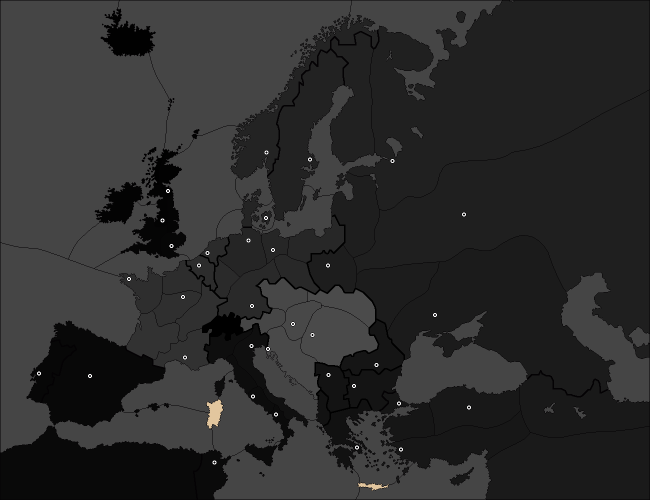
#> input picture map.png, 1300 x 1000 px (shown at 1/2 size)
$ python board_graph.py
#> lines starting #> are read from the running program, lines starting #| are printed output that depends on the picture; after the words box and inside, x2 and y2 are one past the last pixel; in counts of white or black regions, pixels touching at a corner belong together
#!/usr/bin/env python

import json
import re
import string

import geopandas as gpd
import matplotlib.pyplot as plt
import networkx as nx
import matplotlib.patches as patches
import numpy as np

from matplotlib.path import Path
from PIL import Image
from shapely.geometry import GeometryCollection, LineString, Polygon
from xml.dom import minidom

# [22 lines left out: function svg_parse, not called in this run]

province_types = ["inland", "water", "coastal"]
provinces = {
    "Boh": {
        "long_name": "Bohemia",
        "type": "inland",
        "home_power": "Austria",
        "supply_centre": False
    },
    "Bud": {
        "long_name": "Budapest",
        "type": "inland",
        "home_power": "Austria",
        "supply_centre": True
    },
    "Gal": {
        "long_name": "Galicia",
        "type": "inland",
        "home_power": "Austria",
        "supply_centre": False
    },
    "Tri": {
        "long_name": "Trieste",
        "type": "coastal",
        "home_power": "Austria",
        "supply_centre": True
    },
    "Tyr": {
        "long_name": "Tyrolia",
        "type": "inland",
        "home_power": "Austria",
        "supply_centre": False
    },
    "Vie": {
        "long_name": "Vienna",
        "type": "inland",
        "home_power": "Austria",
        "supply_centre": True
    },
    "Cly": {
        "long_name": "Clyde",
        "type": "coastal",
        "home_power": "England",
        "supply_centre": False
    },
    "Edi": {
        "long_name": "Edinburgh",
        "type": "coastal",
        "home_power": "England",
        "supply_centre": True
    },
    "Lvp": {
        "long_name": "Liverpool",
        "type": "coastal",
        "home_power": "England",
        "supply_centre": True
    },
    "Lon": {
        "long_name": "London",
        "type": "coastal",
        "home_power": "England",
        "supply_centre": True
    },
    "Wal": {
        "long_name": "Wales",
        "type": "coastal",
        "home_power": "England",
        "supply_centre": False
    },
    "Yor": {
        "long_name": "Yorkshire",
        "type": "coastal",
        "home_power": "England",
        "supply_centre": False
    },
    "Bre": {
        "long_name": "Brest",
        "type": "coastal",
        "home_power": "France",
        "supply_centre": True
    },
    "Bur": {
        "long_name": "Burgundy",
        "type": "inland",
        "home_power": "France",
        "supply_centre": False
    },
    "Gas": {
        "long_name": "Gascony",
        "type": "coastal",
        "home_power": "France",
        "supply_centre": False
    },
    "Mar": {
        "long_name": "Marseilles",
        "type": "coastal",
        "home_power": "France",
        "supply_centre": True
    },
    "Par": {
        "long_name": "Paris",
        "type": "inland",
        "home_power": "France",
        "supply_centre": True
    },
    "Pic": {
        "long_name": "Picardy",
        "type": "coastal",
        "home_power": "France",
        "supply_centre": False
    },
    "Ber": {
        "long_name": "Berlin",
        "type": "coastal",
        "home_power": "Germany",
        "supply_centre": True
    },
    "Kie": {
        "long_name": "Kiel",
        "type": "coastal",
        "home_power": "Germany",
        "supply_centre": True
    },
    "Mun": {
        "long_name": "Munich",
        "type": "inland",
        "home_power": "Germany",
        "supply_centre": True
    },
    "Pru": {
        "long_name": "Prussia",
        "type": "coastal",
        "home_power": "Germany",
        "supply_centre": False
    },
    "Ruh": {
        "long_name": "Ruhr",
        "type": "inland",
        "home_power": "Germany",
        "supply_centre": False
    },
    "Sil": {
        "long_name": "Silesia",
        "type": "inland",
        "home_power": "Germany",
        "supply_centre": False
    },
    "Apu": {
        "long_name": "Apuila",
        "type": "coastal",
        "home_power": "Italy",
        "supply_centre": False
    },
    "Nap": {
        "long_name": "Naples",
        "type": "coastal",
        "home_power": "Italy",
        "supply_centre": True
    },
    "Pie": {
        "long_name": "Piedmont",
        "type": "coastal",
        "home_power": "Italy",
        "supply_centre": False
    },
    "Rom": {
        "long_name": "Rome",
        "type": "coastal",
        "home_power": "Italy",
        "supply_centre": True
    },
    "Tus": {
        "long_name": "Tuscany",
        "type": "coastal",
        "home_power": "Italy",
        "supply_centre": False
    },
    "Ven": {
        "long_name": "Venice",
        "type": "coastal",
        "home_power": "Italy",
        "supply_centre": True
    },
    "Lvn": {
        "long_name": "Livonia",
        "type": "coastal",
        "home_power": "Russia",
        "supply_centre": False
    },
    "Mos": {
        "long_name": "Moscow",
        "type": "inland",
        "home_power": "Russia",
        "supply_centre": True
    },
    "Sev": {
        "long_name": "Sevastopol",
        "type": "coastal",
        "home_power": "Russia",
        "supply_centre": True
    },
    "StP": {
        "long_name": "St. Petersburg",
        "type": "coastal",
        "home_power": "Russia",
        "supply_centre": True,
        "split_coast": True
    },
    "Ukr": {
        "long_name": "Ukraine",
        "type": "inland",
        "home_power": "Russia",
        "supply_centre": False
    },
    "War":{
        "long_name": "Warsaw",
        "type": "inland",
        "home_power": "Russia",
        "supply_centre": True
    },
    "Ank": {
        "long_name": "Ankara",
        "type": "coastal",
        "home_power": "Turkey",
        "supply_centre": True
    },
    "Arm": {
        "long_name": "Armenia",
        "type": "coastal",
        "home_power": "Turkey",
        "supply_centre": False
    },
    "Con": {
        "long_name": "Constantinople",
        "type": "coastal",
        "home_power": "Turkey",
        "supply_centre": True
    },
    "Smy": {
        "long_name": "Smyrna",
        "type": "coastal",
        "home_power": "Turkey",
        "supply_centre": True
    },
    "Syr": {
        "long_name": "Syria",
        "type": "coastal",
        "home_power": "Turkey",
        "supply_centre": False
    },
    "Alb": {
        "long_name": "Albania",
        "type": "coastal",
        "home_power": "Neutral",
        "supply_centre": False
    },
    "Bel": {
        "long_name": "Belgium",
        "type": "coastal",
        "home_power": "Neutral",
        "supply_centre": True
    },
    "Bul": {
        "long_name": "Bulgaria",
        "type": "coastal",
        "home_power": "Neutral",
        "supply_centre": True,
        "split_coast": True
    },
    "Den": {
        "long_name": "Denmark",
        "type": "coastal",
        "home_power": "Neutral",
        "supply_centre": True
    },
    "Fin": {
        "long_name": "Finland",
        "type": "coastal",
        "home_power": "Neutral",
        "supply_centre": False
    },
    "Gre": {
        "long_name": "Greece",
        "type": "coastal",
        "home_power": "Neutral",
        "supply_centre": True
    },
    "Hol": {
        "long_name": "Holland",
        "type": "coastal",
        "home_power": "Neutral",
        "supply_centre": True
    },
    "Nwy": {
        "long_name": "Norway",
        "type": "coastal",
        "home_power": "Neutral",
        "supply_centre": True
    },
    "NAf": {
        "long_name": "North Africa",
        "type": "coastal",
        "home_power": "Neutral",
        "supply_centre": False
    },
    "Por": {
        "long_name": "Portugal",
        "type": "coastal",
        "home_power": "Neutral",
        "supply_centre": True
    },
    "Rum": {
        "long_name": "Rumania",
        "type": "coastal",
        "home_power": "Neutral",
        "supply_centre": True
    },
    "Ser": {
        "long_name": "Serbia",
        "type": "inland",
        "home_power": "Neutral",
        "supply_centre": True
    },
    "Spa": {
        "long_name": "Spain",
        "type": "coastal",
        "home_power": "Neutral",
        "supply_centre": True,
        "split_coast": True
    },
    "Swe": {
        "long_name": "Sweden",
        "type": "coastal",
        "home_power": "Neutral",
        "supply_centre": True
    },
    "Tun": {
        "long_name": "Tunis",
        "type": "coastal",
        "home_power": "Neutral",
        "supply_centre": True
    },
    "Adr": {
        "long_name": "Adriatic Sea",
        "type": "water",
        "home_power": "sea",
        "supply_centre": False
    },
    "Aeg": {
        "long_name": "Aegean Sea",
        "type": "water",
        "home_power": "sea",
        "supply_centre": False
    },
    "Bal": {
        "long_name": "Baltic Sea",
        "type": "water",
        "home_power": "sea",
        "supply_centre": False
    },
    "Bar": {
        "long_name": "Barents Sea",
        "type": "water",
        "home_power": "sea",
        "supply_centre": False
    },
    "Bla": {
        "long_name": "Black Sea",
        "type": "water",
        "home_power": "sea",
        "supply_centre": False
    },
    "Eas": {
        "long_name": "Eastern Mediterranean",
        "type": "water",
        "home_power": "sea",
        "supply_centre": False
    },
    "Eng": {
        "long_name": "English Channel",
        "type": "water",
        "home_power": "sea",
        "supply_centre": False
    },
    "Bot": {
        "long_name": "Gulf of Bothnia",
        "type": "water",
        "home_power": "sea",
        "supply_centre": False
    },
    "GoL": {
        "long_name": "Gulf of Lyon",
        "type": "water",
        "home_power": "sea",
        "supply_centre": False
    },
    "Hel": {
        "long_name": "Helgoland Bight",
        "type": "water",
        "home_power": "sea",
        "supply_centre": False
    },
    "Ion": {
        "long_name": "Ionian Sea",
        "type": "water",
        "home_power": "sea",
        "supply_centre": False
    },
    "Iri": {
        "long_name": "Irish Sea",
        "type": "water",
        "home_power": "sea",
        "supply_centre": False
    },
    "Mid": {
        "long_name": "Mid-Atlantic Ocean",
        "type": "water",
        "home_power": "sea",
        "supply_centre": False
    },
    "NAt": {
        "long_name": "North Atlantic Ocean",
        "type": "water",
        "home_power": "sea",
        "supply_centre": False
    },
    "Nth": {
        "long_name": "North Sea",
        "type": "water",
        "home_power": "sea",
        "supply_centre": False
    },
    "Nrg": {
        "long_name": "Norwegian Sea",
        "type": "water",
        "home_power": "sea",
        "supply_centre": False
    },
    "Ska": {
        "long_name": "Skagerrak",
        "type": "water",
        "home_power": "sea",
        "supply_centre": False
    },
    "Tyn": {
        "long_name": "Tyrrhenian Sea",
        "type": "water",
        "home_power": "sea",
        "supply_centre": False
    },
    "Wes": {
        "long_name": "Western Mediterranean",
        "type": "water",
        "home_power": "sea",
        "supply_centre": False
    },
    "Swi": {
        "long_name": "Switzerland",
        "type": "impassible",
        "home_power": "none",
        "supply_centre": False
    }
}
province_borders = [
    ("Boh", "Mun"),
    ("Boh", "Sil"),
    ("Boh", "Gal"),
    ("Boh", "Vie"),
    ("Boh", "Tyr"),
    ("Bud", "Tri"),
    ("Bud", "Vie"),
    ("Bud", "Gal"),
    ("Bud", "Rum"),
    ("Bud", "Ser"),
    ("Gal", "Sil"),
    ("Gal", "War"),
    ("Gal", "Ukr"),
    ("Gal", "Rum"),
    ("Tri", "Adr"),
    ("Tri", "Ven"),
    ("Tri", "Tyr"),
    ("Tri", "Vie"),
    ("Tri", "Ser"),
    ("Tri", "Alb"),
    ("Tyr", "Ven"),
    ("Tyr", "Pie"),
    ("Tyr", "Mun"),
    ("Tyr", "Vie"),
    ("Cly", "NAt"),
    ("Cly", "Nrg"),
    ("Cly", "Edi"),
    ("Cly", "Lvp"),
    ("Edi", "Nrg"),
    ("Edi", "Nth"),
    ("Edi", "Yor"),
    ("Edi", "Lvp", {"land_only": True}),
    ("Lvp", "Iri"),
    ("Lvp", "NAt"),
    ("Lvp", "Yor", {"land_only": True}),
    ("Lvp", "Wal"),
    ("Lon", "Eng"),
    ("Lon", "Wal"),
    ("Lon", "Yor"),
    ("Lon", "Nth"),
    ("Wal", "Iri"),
    ("Wal", "Yor", {"land_only": True}),
    ("Wal", "Eng"),
    ("Yor", "Nth"),
    ("Bre", "Mid"),
    ("Bre", "Eng"),
    ("Bre", "Pic"),
    ("Bre", "Par"),
    ("Bre", "Gas"),
    ("Bur", "Gas"),
    ("Bur", "Par"),
    ("Bur", "Pic"),
    ("Bur", "Bel"),
    ("Bur", "Ruh"),
    ("Bur", "Mun"),
    ("Bur", "Mar"),
    ("Gas", "Mid"),
    ("Gas", "Par"),
    ("Gas", "Mar", {"land_only": True}),
    ("Gas", "Spa", {"coast": "north"}),
    ("Mar", "Spa", {"coast": "south"}),
    ("Mar", "Pie"),
    ("Mar", "GoL"),
    ("Par", "Pic"),
    ("Pic", "Eng"),
    ("Pic", "Bel"),
    ("Ber", "Kie"),
    ("Ber", "Bal"),
    ("Ber", "Pru"),
    ("Ber", "Sil"),
    ("Ber", "Mun"),
    ("Kie", "Hol"),
    ("Kie", "Hel"),
    ("Kie", "Den"),
    ("Kie", "Mun"),
    ("Kie", "Ruh"),
    ("Mun", "Ruh"),
    ("Mun", "Sil"),
    ("Pru", "Bal"),
    ("Pru", "Lvn"),
    ("Pru", "War"),
    ("Pru", "Sil"),
    ("Ruh", "Bel"),
    ("Ruh", "Hol"),
    ("Sil", "War"),
    ("Apu", "Nap"),
    ("Apu", "Rom", {"land_only": True}),
    ("Apu", "Ven"),
    ("Apu", "Adr"),
    ("Nap", "Tyn"),
    ("Nap", "Rom"),
    ("Nap", "Ion"),
    ("Pie", "GoL"),
    ("Pie", "Ven", {"land_only": True}),
    ("Pie", "Tus"),
    ("Rom", "Tyn"),
    ("Rom", "Tus"),
    ("Rom", "Ven", {"land_only": True}),
    ("Tus", "Tyn"),
    ("Tus", "GoL"),
    ("Tus", "Ven", {"land_only": True}),
    ("Ven", "Adr"),
    ("Lvn", "Bal"),
    ("Lvn", "Bot"),
    ("Lvn", "StP", {"coast": "south"}),
    ("Lvn", "Mos"),
    ("Lvn", "War"),
    ("Mos", "War"),
    ("Mos", "StP"),
    ("Mos", "Sev"),
    ("Mos", "Ukr"),
    ("Sev", "Rum"),
    ("Sev", "Ukr"),
    ("Sev", "Arm"),
    ("Sev", "Bla"),
    ("StP", "Bot", {"coast": "south"}),
    ("StP", "Fin", {"coast": "south"}),
    ("StP", "Nwy", {"coast": "north"}),
    ("StP", "Bar", {"coast": "north"}),
    ("Ukr", "War"),
    ("Ukr", "Rum"),
    ("Ank", "Con"),
    ("Ank", "Bla"),
    ("Ank", "Arm"),
    ("Ank", "Smy", {"land_only": True}),
    ("Arm", "Bla"),
    ("Arm", "Syr"),
    ("Arm", "Smy"),
    ("Con", "Aeg"),
    ("Con", "Bul", {"coast":["north","south"]}),
    ("Con", "Bla"),
    ("Con", "Smy"),
    ("Smy", "Aeg"),
    ("Smy", "Syr"),
    ("Smy", "Eas"),
    ("Syr", "Eas"),
    ("Alb", "Adr"),
    ("Alb", "Ser"),
    ("Alb", "Gre"),
    ("Alb", "Ion"),
    ("Bel", "Eng"),
    ("Bel", "Nth"),
    ("Bel", "Hol"),
    ("Bul", "Ser"),
    ("Bul", "Rum", {"coast": "north"}),
    ("Bul", "Bla", {"coast": "north"}),
    ("Bul", "Aeg", {"coast": "south"}),
    ("Bul", "Gre", {"coast": "south"}),
    ("Den", "Hel"),
    ("Den", "Nth"),
    ("Den", "Ska"),
    ("Den", "Swe"),
    ("Den", "Bal"),
    ("Fin", "Bot"),
    ("Fin", "Swe"),
    ("Fin", "Nwy", {"land_only": True}),
    ("Gre", "Ion"),
    ("Gre", "Ser"),
    ("Gre", "Aeg"),
    ("Hol", "Nth"),
    ("Hol", "Hel"),
    ("Nwy", "Nth"),
    ("Nwy", "Nrg"),
    ("Nwy", "Bar"),
    ("Nwy", "Swe"),
    ("Nwy", "Ska"),
    ("NAf", "Mid"),
    ("NAf", "Wes"),
    ("NAf", "Tun"),
    ("Por", "Mid"),
    ("Por", "Spa", {"coast": ["north","south"]}),
    ("Rum", "Bla"),
    ("Rum", "Bul"),
    ("Rum", "Ser"),
    ("Spa", "Mid", {"coast": ["north","south"]}),
    ("Spa", "GoL", {"coast": "south"}),
    ("Spa", "Wes", {"coast": "south"}),
    ("Swe", "Ska"),
    ("Swe", "Bot"),
    ("Swe", "Bal"),
    ("Tun", "Wes"),
    ("Tun", "Tyn"),
    ("Tun", "Ion"),
    ("Adr", "Ion"),
    ("Aeg", "Ion"),
    ("Aeg", "Bla"),
    ("Aeg", "Eas"),
    ("Bal", "Bot"),
    ("Bar", "Nrg"),
    ("Eas", "Ion"),
    ("Eng", "Mid"),
    ("Eng", "Iri"),
    ("Eng", "Nth"),
    ("GoL", "Wes"),
    ("GoL", "Tyn"),
    ("Hel", "Nth"),
    ("Ion", "Tyn"),
    ("Iri", "Mid"),
    ("Iri", "NAt"),
    ("Mid", "NAt"),
    ("Mid", "Wes"),
    ("NAt", "Nrg"),
    ("Nth", "Nrg"),
    ("Nth", "Ska"),
    ("Tyn", "Wes"),
    ("Swi", "Mar"),
    ("Swi", "Bur"),
    ("Swi", "Mun"),
    ("Swi", "Tyr"),
    ("Swi", "Pie"),
]
province_positions = {
    'Boh': (566.3279569892474, 595.459595959596),
    'Bud': (662.7795698924732, 679.8751803751804),
    'Gal': (700.5215053763442, 608.446608946609),
    'Tri': (581.704301075269, 715.2287157287158),
    'Tyr': (531.3817204301076, 646.6861471861472),
    'Vie': (604.0698924731183, 635.8636363636364),
    'Cly': (314.7150537634409, 347.9848484848485),
    'Edi': (335.6827956989248, 381.8953823953824),
    'Lvp': (323.80107526881727, 441.0584415584416),
    'Lon': (343.3709677419356, 494.4494949494949),
    'Wal': (308.42473118279577, 477.1334776334776),
    'Yor': (346.16666666666674, 436.0079365079365),
    'Bre': (258.80107526881727, 561.5490620490621),
    'Bur': (400.6827956989248, 636.5851370851371),
    'Gas': (297.241935483871, 678.4321789321789),
    'Mar': (371.32795698924735, 714.507215007215),
    'Par': (367.13440860215064, 597.6240981240982),
    'Pic': (364.3387096774194, 562.2705627705628),
    'Ber': (546.7580645161291, 500.94300144300144),
    'Kie': (497.83333333333337, 482.90548340548344),
    'Mun': (504.1236559139786, 614.9401154401155),
    'Pru': (615.951612903226, 492.2849927849928),
    'Ruh': (449.60752688172056, 562.9920634920635),
    'Sil': (587.9946236559141, 543.5115440115441),
    'Apu': (561.4354838709678, 807.5808080808081),
    'Nap': (553.0483870967743, 831.3903318903319),
    'Pie': (445.41397849462373, 699.3556998556999),
    'Rom': (505.5215053763442, 793.8722943722944),
    'Tus': (484.5537634408603, 760.6832611832613),
    'Ven': (502.72580645161304, 695.0266955266956),
    'Lvn': (710.3064516129033, 434.56493506493507),
    'Mos': (927.6720430107529, 433.8434343434343),
    'Sev': (871.7580645161291, 632.2561327561327),
    'StP': (786.4892473118281, 327.0613275613275),
    'Ukr': (787.8870967741937, 578.1435786435786),
    'War': (655.0913978494625, 534.1320346320347),
    'Ank': (936.7580645161291, 816.9603174603175),
    'Arm': (1127.5645161290322, 824.8968253968254),
    'Con': (798.3709677419356, 809.7453102453103),
    'Smy': (799.7688172043012, 902.0974025974026),
    'Syr': (1146.4354838709678, 942.501443001443),
    'Alb': (644.6075268817206, 822.0108225108225),
    'Bel': (395.79032258064524, 531.9675324675325),
    'Bul': (707.5107526881721, 775.8347763347763),
    'Den': (532.0806451612904, 440.3369408369408),
    'Fin': (708.209677419355, 258.51875901875906),
    'Gre': (713.1021505376345, 897.0468975468975),
    'Hol': (414.6612903225807, 508.8795093795094),
    'Nwy': (532.0806451612904, 304.6948051948052),
    'NAf': (188.2096774193549, 951.1594516594516),
    'Por': (77.77956989247318, 749.8607503607504),
    'Rum': (753.6397849462367, 730.3802308802309),
    'Ser': (656.4892473118281, 753.468253968254),
    'Spa': (179.8225806451613, 756.3542568542568),
    'Swe': (620.8440860215055, 324.17532467532465),
    'Tun': (430.7365591397851, 928.0714285714286),
    'Adr': (571.220430107527, 774.391774891775),
    'Aeg': (747.3494623655915, 898.4898989898991),
    'Bal': (613.8548387096776, 439.61544011544015),
    'Bar': (835.4139784946238, 36.296536796536884),
    'Bla': (892.725806451613, 737.5952380952381),
    'Eas': (861.97311827957, 974.9689754689755),
    'Eng': (283.9623655913979, 526.1955266955267),
    'Bot': (651.5967741935485, 337.1623376623377),
    'GoL': (359.44623655913983, 777.2777777777778),
    'Hel': (459.39247311827967, 453.32395382395384),
    'Ion': (596.3817204301076, 943.9444444444445),
    'Iri': (220.36021505376348, 482.90548340548344),
    'Mid': (65.19892473118281, 617.8261183261184),
    'NAt': (97.34946236559145, 267.17676767676767),
    'Nth': (400.6827956989248, 391.2748917748918),
    'Nrg': (453.10215053763454, 136.58513708513703),
    'Ska': (509.715053763441, 362.41486291486297),
    'Tyn': (479.6612903225807, 837.8838383838383),
    'Wes': (303.5322580645162, 854.478354978355),
    'Swi': (450.3064516129033, 653.9011544011544)
}
country_colours ={
    "Austria": "red", #tuple(c/255 for c in (200,143,134)),
    "England": "royalblue", #tuple(c/255 for c in (242,196,227)),
    "France": tuple(c/255 for c in (113,175,196)),#"lightblue",
    "Germany": tuple(c/255 for c in (162,138,118)),#"black",
    "Italy": "green", # tuple(c/255 for c in (161,196,155)),#"
    "Russia": tuple(c/255 for c in (171,126,158)),#"white",
    "Turkey": "yellow", #tuple(c/255 for c in (235,234,179)),#
    "Neutral": tuple(c/255 for c in (229,198,161)),#"navajowhite",
    "sea": tuple(c/255 for c in (194,223,233)),#"aqua",
    "none": tuple(c/255 for c in (0,0,0)),#"dimgrey"
}

G = nx.Graph()

G.add_nodes_from([(key, provinces[key]) for key in provinces])
G.add_edges_from(province_borders)

if __name__ == "__main__":
    """
    load game map png and change colors so that:
    borders/switzerland = 0
    land = 1
    sea = 2
    """
    with open("map_state_turn_000.json", "w") as f:
        json.dump(G, f, default=nx.node_link_data)

    img = Image.open("map.png")
#> img is the input picture: PIL image 1300x1000 P; mean R, G, B 44.4, 44.3, 44.3
    game_map = np.array(img)
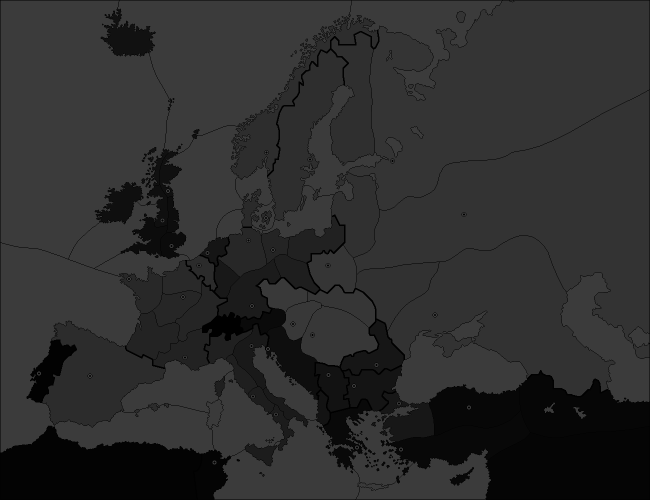
#> game_map: shape (1000, 1300) (shown at 1/2 size); min 0, max 60, mean 44.9
    game_map[np.where(game_map <= 1)] = 0
#> game_map: shape (1000, 1300); 2.49% of pixels changed, all inside (x1, y1, x2, y2) = (0, 0, 1300, 1000)
    game_map[np.logical_and((game_map > 1), (game_map < 59))] = 1
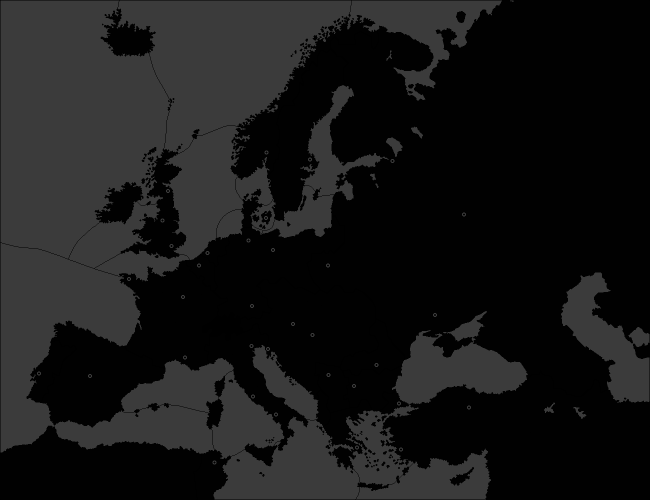
#> game_map: shape (1000, 1300) (shown at 1/2 size); min 0, max 60, mean 23.7
    game_map[np.where(game_map >= 59)] = 2

    # [20 lines of commented-out code are left out]
    fig = plt.figure(1, frameon=False, figsize=(1300/100, 1000/100), dpi=100)
    ax = fig.add_axes([0, 0, 1, 1])
    ax.axis('off')
    ax.imshow(game_map, cmap="magma", aspect="auto")
    fig.savefig("map_recolour.png", transparent=True, bbox_inches = 'tight', pad_inches = 0, dpi=100)

    # plot graph representation of map
    pos = nx.spring_layout(G, seed=6942069)
    for province, pos_coord in province_positions.items():
        pos[province] = (pos_coord[0], -pos_coord[1])
#> (the rest of the program and of its run is left out)
